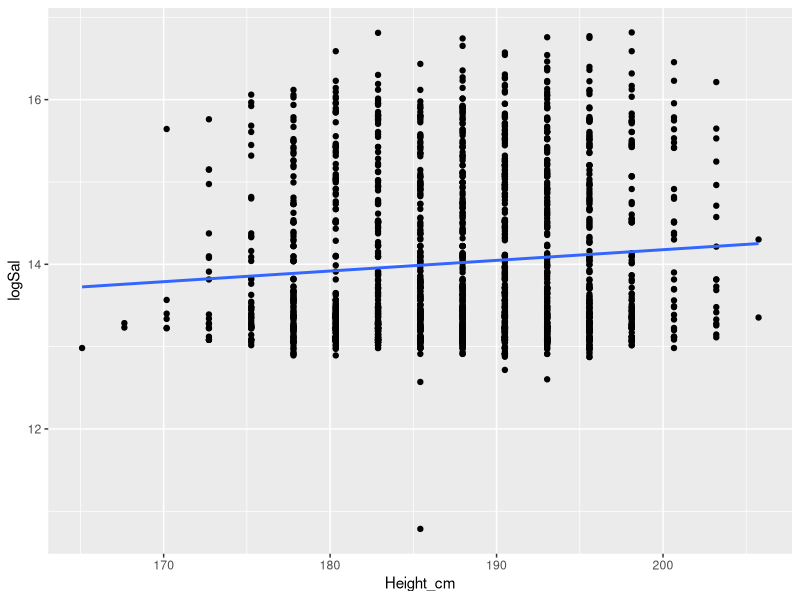
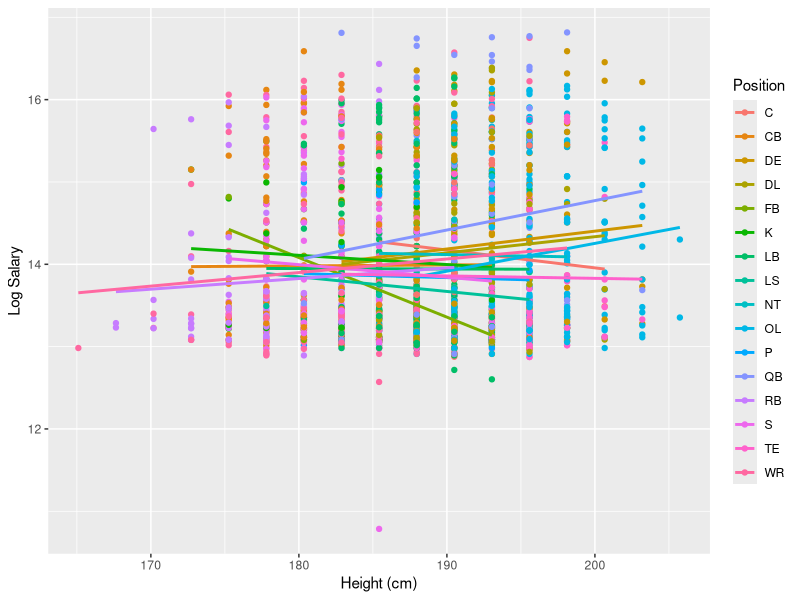
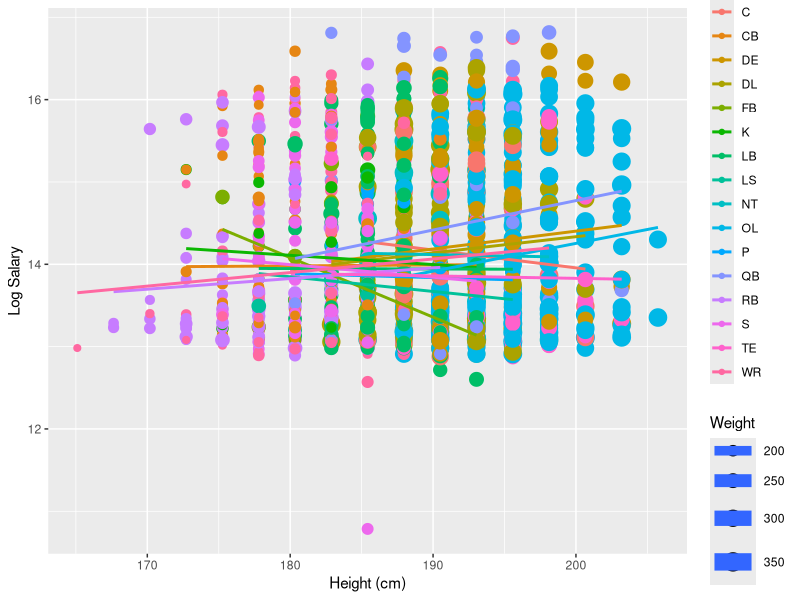
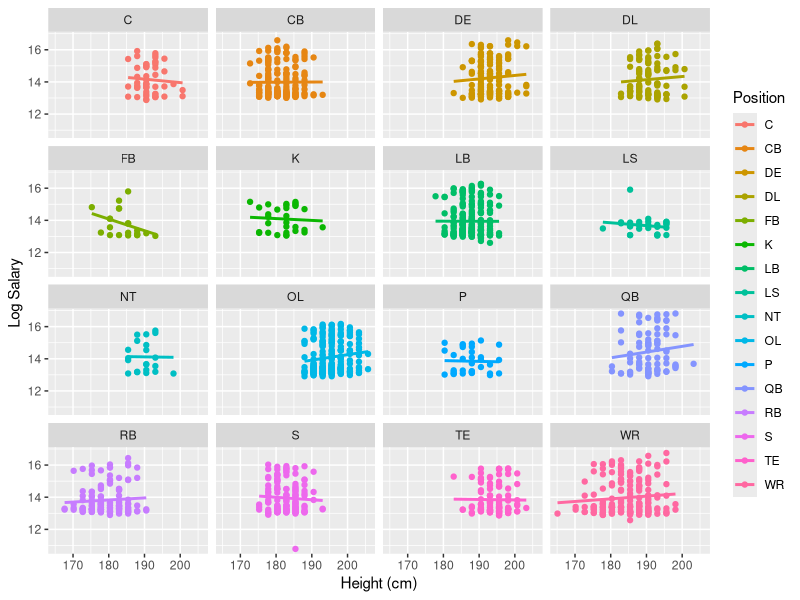
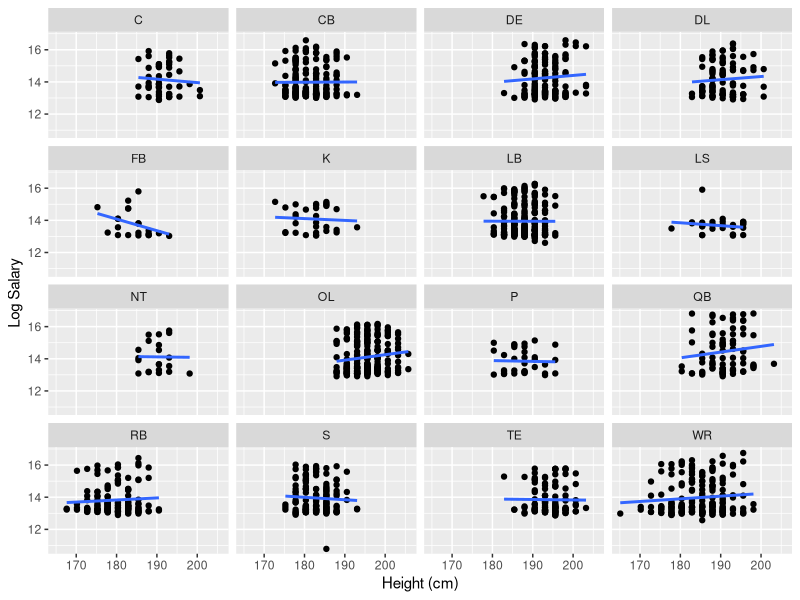
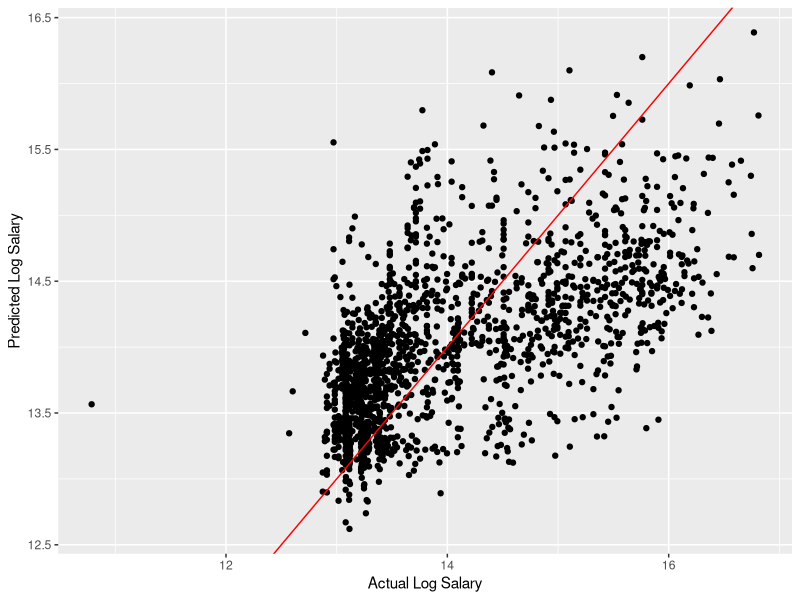
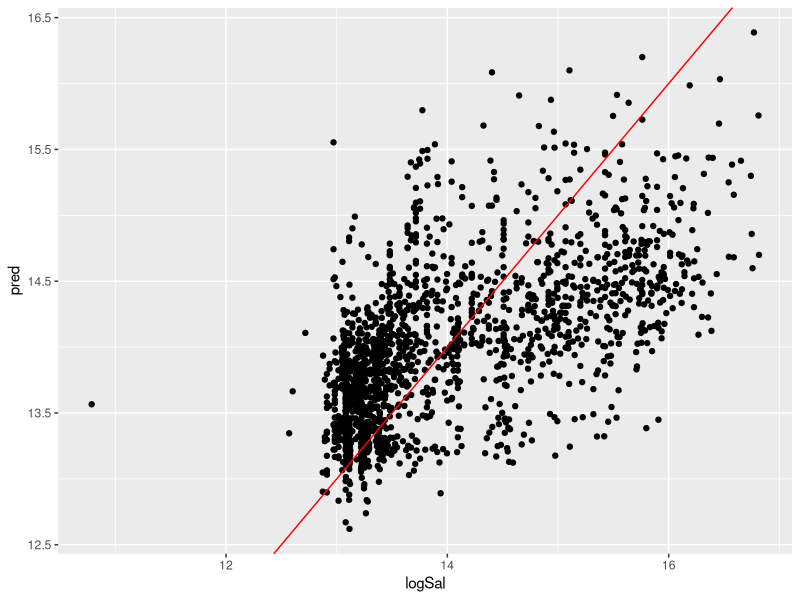
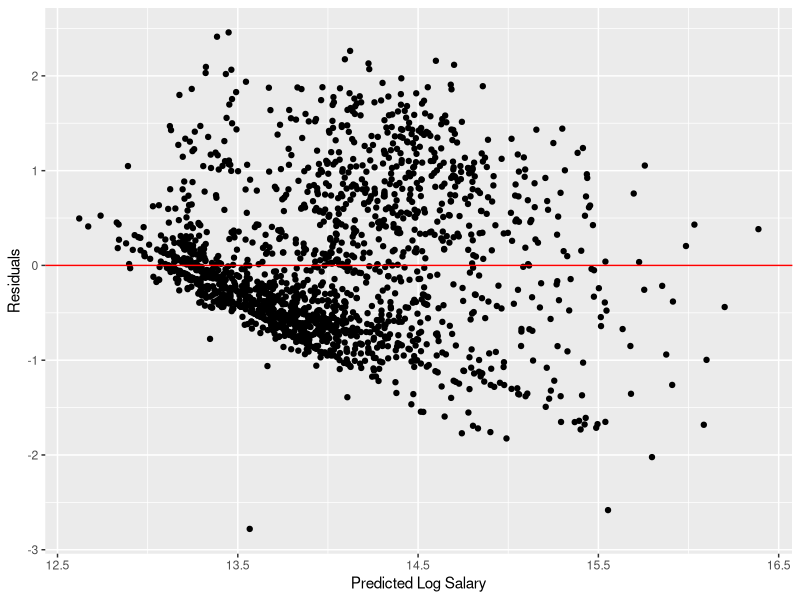

Write the R code that produced these figures, in order.
## ---- chunk 1
library( tidyverse )
library(dplyr)
library(tidyr)
knitr::opts_chunk$set(echo = TRUE)

#Read in the data, note that we define several values in the original dataset as NA
nfl <- read_csv( "data/NFL-Census-Data-9.2.2013_clean.csv", 
                 na = c("NA","N/A","", "n/a", "#VALUE!") )
head (nfl)
## ---- chunk 2
# some code

max(nfl$Salary, na.rm = TRUE)
min(nfl$Salary, na.rm = TRUE)
# 2. Print the college and state for the five best paid players of the San Francisco 49ers
nfl %>% 
    filter( Team == "SF" )  %>% 
    arrange( desc( Salary ) ) %>% 
    select( College, State ) %>% 
    head(5)
## ---- chunk 3
clean.dat <- nfl %>% 
    filter( !is.na( Salary ) )
clean.dat %>%
    group_by( Position ) %>%
    summarise( mean_salary = mean( Salary ), number_of_players = n() ) %>%
    arrange( desc( mean_salary ) )
    
## ---- chunk 4
# some code
clean.dat <- nfl %>% 
    filter( !is.na( Salary ) )
clean.dat <- clean.dat %>%
    mutate( logSal = log( Salary ) )

# I couldn't generate a plot with a line, so I asked ChatGPT why that was happening... and it suggested investigating if Height and logSal are numeric. Height is a string. So now I have to convert it to numeric.
# clean.dat$Height <- as.numeric(clean.dat$Height)

# the line above actually didn't convert the height to numeric, so I'll convert it from feet and inches to centimeters. I asked ChatGPT how to do that, and it suggested using separate() to split the height into feet and inches, and then doing some math to convert it to centimeters.

clean.dat2 <- clean.dat %>% 
  mutate(Height_clean = gsub('"', "", Height)) %>% 
  separate(Height_clean, into = c("feet", "inches"), sep = "'", convert = TRUE) %>%
  mutate(feet = as.numeric(feet), inches = as.numeric(inches)) %>%
  mutate(Height_cm = (feet * 12 + inches) * 2.54)


head(clean.dat2)

# I got a warning saying ! NAs introduced by coercion, so I filtered the NA info from Height_cm.


clean.dat2 <- clean.dat2 %>% 
    filter( !is.na( Height_cm ) )

# finally generate the plot again, and see if there's a relationship between height and log salary.

ggplot( clean.dat2, mapping = aes( x = Height_cm, y = logSal ) ) +
    geom_point() +
    geom_smooth( method = "lm", se = FALSE) 

# visually there's a slight positive relationship between height and log salary, but let's see what the regression says and if there's a statistically significant relationship.

model <- lm( logSal ~ Height_cm, data = clean.dat2 )
summary( model )

# the coefficient for Height_cm is positive, which suggests that taller players tend to have higher log salaries. The p-value for the coefficient is less than 0.05, which suggests that the relationship is statistically significant. However, the R-squared value is quite low, which suggests that height alone does not explain much of the variation in log salary. Should we interpret the Confidence Interval as well?


# not sure how to do this:
exp( coef( model ) )


## ---- chunk 5
# some code
model_2 <- lm( logSal ~ Height_cm + Position, data = clean.dat2 )
summary( model_2 )


# when adding Position to the model as a control model, the coefficient for Height_cm is still positive but statistically insignificant (p-value above the threshold of 0.05), but the R-squared value has increased, which suggests that including Position in the model helps to explain more of the variation in log salary. This indicates that player position is an important factor in determining salary, and that height alone does not fully capture the differences in salary among players.


# I'd like to know which position is the reference category in the model, so I can interpret the coefficients for the other positions. To find out, I can check the levels of the Position variable.

## ---- chunk 6
# some code
# I already cleaned up the height in the previous question, so I can just use the clean.dat2 and Height_cm dataset to calculate the mean weight and height for each position. 
clean.dat2 %>%
  group_by( Position ) %>%
  summarise( mean_weight = mean(Weight, na.rm = TRUE ), 
             mean_height_cm = mean( Height_cm, na.rm = TRUE ) ) %>%
  arrange( desc( mean_height_cm ) )

## ---- chunk 7
# You pick the variables.  What would be interesting?
ggplot( clean.dat2, mapping = aes( x = Height_cm, y = logSal, color = Position ) ) +
    geom_point() +
    geom_smooth( method = "lm", se = FALSE) +
    labs( x = "Height (cm)", y = "Log Salary", color = "Position" )


# your code goes here
## ---- chunk 8
# some code
ggplot( clean.dat2, mapping = aes( x = Height_cm, y = logSal, color = Position, size = Weight ) ) +
    geom_point() +
    geom_smooth( method = "lm", se = FALSE) +
    labs( x = "Height (cm)", y = "Log Salary", color = "Position" )


# I know this is awful! haha we should choose better ways to code the variables.
## ---- chunk 9
# some code
# to be improved, I just wanted to know the possibilities with facet_wrap

ggplot( clean.dat2, mapping = aes( x = Height_cm, y = logSal, color = Position ) ) +
    geom_point() +
    geom_smooth( method = "lm", se = FALSE) +
    labs( x = "Height (cm)", y = "Log Salary", color = "Position" ) +
    facet_wrap( ~ Position )
## ---- chunk 10
# some code (co-pilot did this one for me)
ggplot( clean.dat2, mapping = aes( x = Height_cm, y = logSal ) ) +
    geom_point() +
    geom_smooth( method = "lm", se = FALSE) +
    labs( x = "Height (cm)", y = "Log Salary" ) +
    facet_wrap( ~ Position )
## ---- chunk 11
# some code (co-pilot + na.action = na.omit was suggested by ChatatGPT)
model_final <- lm( 
  logSal ~ Height_cm + Weight + Position + Age + Experience, 
  data = clean.dat2,
  na.action = na.omit)

dim(predict(model_final))

summary( model_final )
## ---- chunk 12
# some code
clean.dat2 <- clean.dat2 %>%
  filter(complete.cases(Height_cm, Weight, Position, Age, Experience))

# the above line was suggested by chatgpt after failing to filter na in multiple varables.

ggplot( clean.dat2, aes( x = logSal, y = predict( model_final ) ) ) +
    geom_point() +
    geom_abline( slope = 1, intercept = 0, col = "red" ) +
    labs( x = "Actual Log Salary", y = "Predicted Log Salary" )

length(predict(model_final))
nrow(clean.dat2)
head(clean.dat2)
# above is a frankstein of code from me, co-pilot, and chatgpt.
## ---- chunk 13
# 1. Clean data for the model
model_dat <- clean.dat2 %>%
  filter(complete.cases(logSal, Height_cm, Weight, Position, Age, Experience))

# 2. Fit model on *model_dat*
model_final <- lm(logSal ~ Height_cm + Weight + Position + Age + Experience,
                  data = model_dat)

# 3. Add predictions to *model_dat*
model_dat$pred <- predict(model_final)

# 4. Plot: guaranteed same rows, same order
ggplot(model_dat, aes(x = logSal, y = pred)) +
  geom_point() +
  geom_abline(slope = 1, intercept = 0, col = "red")

# above is the suggestion from chatgpt to make sure that I'm comparing the predictions to the actual values for the same set of observations, since the model is only trained on a subset of the data that has complete cases for all the variables.


# residuals plot
ggplot( clean.dat2, aes( x = predict( model_final ), y = resid( model_final ) ) ) +
    geom_point() +
    geom_hline( yintercept = 0, col = "red" ) +
    labs( x = "Predicted Log Salary", y = "Residuals" )
  
## ---- chunk 14
# some code (co-pilot did this one for me)
clean.dat2 %>%
  filter( !is.na( Age ) ) %>%
  ggplot( aes( x = Age ) ) +
    geom_histogram( binwidth = 1, color = "white", fill = "steelblue" ) +
    labs( title = "Distribution of Player Ages", x = "Age", y = "Count" )
## ---- chunk 15
# some code
